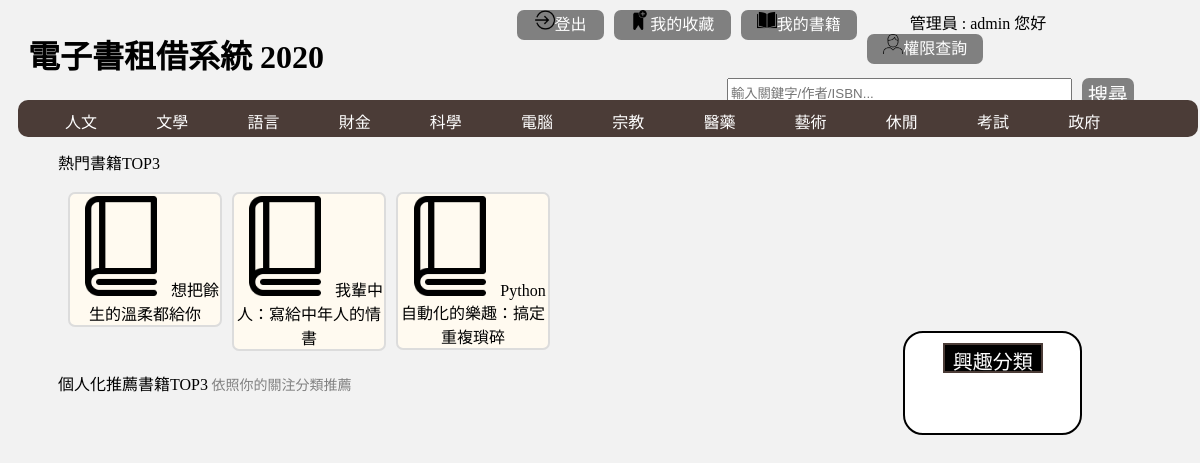
/index.php (signed in), run on the app's committed database.
### tables this page shows
CREATE TABLE `category_t` (
  `CID` varchar(3) NOT NULL COMMENT '分類編號',
  `Cname` varchar(5) NOT NULL COMMENT '分類名稱'
);

### menu.php (the view, shortened to what this page needs)
<?php
	$link = readDb();
	$sql= "SELECT CID,Cname from category_t";
	$result = @mysqli_query($link,$sql);
	while($rs = mysqli_fetch_row($result)){
		echo "<div class = 'drop'><li class='category'><a  href='search.php?categorys={$rs[0]}'>".$rs[1]."</a></li>
		<div class='subscribe'><button onclick=location.href='submit.php?category=".$rs[0]."&subscribe=1'>關注</button></div>
		</div>";
	}
 ?>

### css/index.css (style rules this page uses)
body { font-family: Microsoft JhengHei,Comfortaa, cursive; background-color: #f2f2f2; }
a { text-decoration:none; color: black; }
.menu li { display:block; text-align:center; position:relative; padding: 4px 2px 4px 2px; margin-right:5px; margin-top:5px; border:none; }
.menu a { color: white; text-decoration: none; }
.drop { float: left; width: 8%; overflow: hidden; padding : 0px; }

### data on the page
category_t: Cname "人文"
category_t: Cname "文學"
category_t: Cname "語言"
category_t: Cname "財金"
category_t: Cname "科學"
category_t: Cname "電腦"
category_t: Cname "宗教"
category_t: Cname "醫藥"
category_t: Cname "藝術"
category_t: Cname "休閒"
category_t: Cname "考試"
category_t: Cname "政府"

### other printed values
$name "admin"
$po[1] "想把餘生的溫柔都給你"
$po[1] "我輩中人：寫給中年人的情書"
$po[1] "Python 自動化的樂趣：搞定重複瑣碎"
